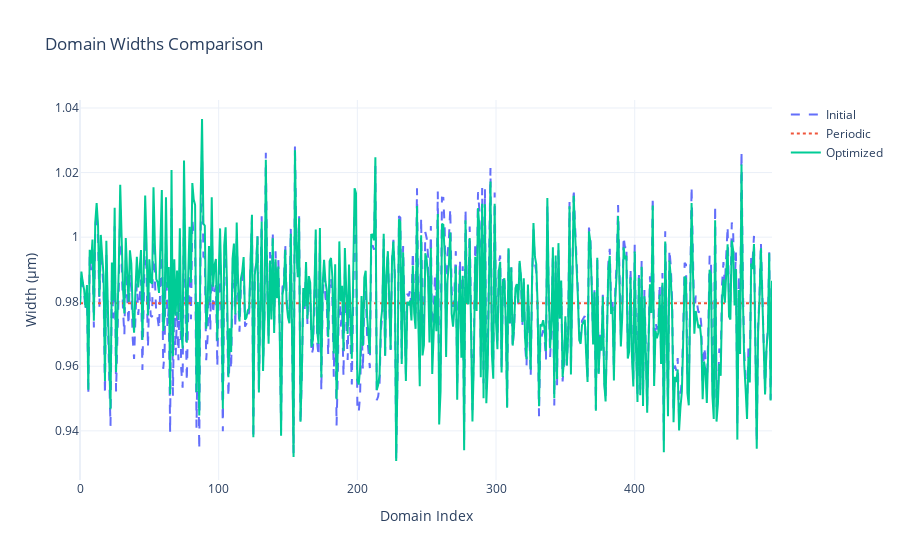
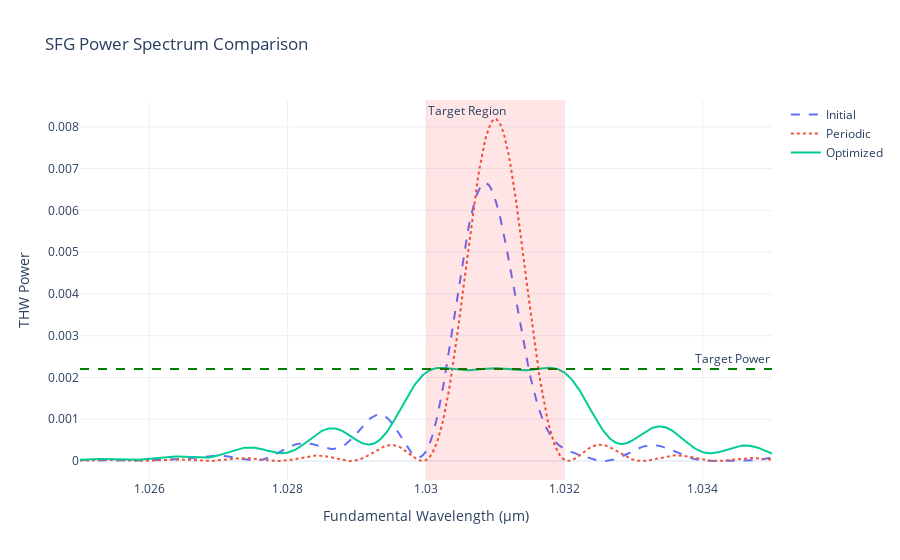
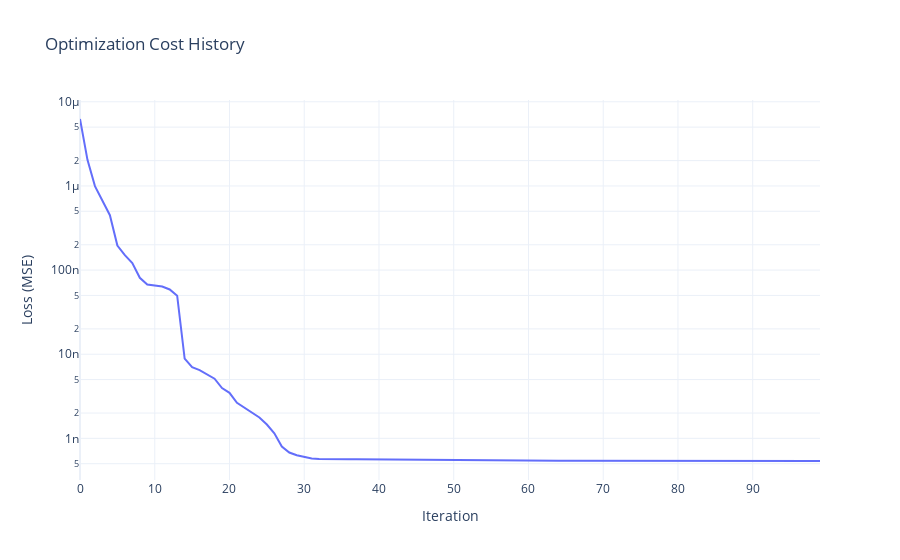

The cell these charts' notebook holds for them, in order:
### Code cell
# 3. Visualize optimization results
print("4. Visualizing optimization results...")
plot_domain_widths(initial_widths, optimized_widths, periodic_widths)
plot_thw_power_spectrum(initial_widths, optimized_widths, periodic_widths, sim_params, config)
plot_cost_history(loss_history)

### Figure 1 — Plotly figure (JSON) as saved in the notebook; plotly's stock layout.template omitted (floating-point values rounded to 4 significant figures; data arrays with more than 128 entries replaced by an {"elided": "..."} marker saying what was removed)
{"data": [{"line": {"dash": "dash"}, "mode": "lines", "name": "Initial", "type": "scatter", "y": {"elided": "500 float values"}}, {"line": {"dash": "dot"}, "mode": "lines", "name": "Periodic", "type": "scatter", "y": {"elided": "500 float values"}}, {"mode": "lines", "name": "Optimized", "type": "scatter", "y": {"elided": "500 float values"}}], "layout": {"title": {"text": "Domain Widths Comparison"}, "xaxis": {"title": {"text": "Domain Index"}}, "yaxis": {"title": {"text": "Width (μm)"}}}}

### Figure 2 — Plotly figure (JSON) as saved in the notebook; plotly's stock layout.template omitted (floating-point values rounded to 4 significant figures; data arrays with more than 128 entries replaced by an {"elided": "..."} marker saying what was removed)
{"data": [{"line": {"dash": "dash"}, "mode": "lines", "name": "Initial", "type": "scatter", "x": {"elided": "500 float values"}, "y": {"elided": "500 float values"}}, {"line": {"dash": "dot"}, "mode": "lines", "name": "Periodic", "type": "scatter", "x": {"elided": "500 float values"}, "y": {"elided": "500 float values"}}, {"mode": "lines", "name": "Optimized", "type": "scatter", "x": {"elided": "500 float values"}, "y": {"elided": "500 float values"}}], "layout": {"annotations": [{"showarrow": false, "text": "Target Power", "x": 1, "xanchor": "right", "xref": "x domain", "y": 0.0022, "yanchor": "bottom", "yref": "y"}, {"showarrow": false, "text": "Target Region", "x": 1.03, "xanchor": "left", "xref": "x", "y": 1, "yanchor": "top", "yref": "y domain"}], "shapes": [{"line": {"color": "green", "dash": "dash", "width": 2}, "type": "line", "x0": 0, "x1": 1, "xref": "x domain", "y0": 0.0022, "y1": 0.0022, "yref": "y"}, {"fillcolor": "red", "line": {"width": 0}, "opacity": 0.1, "type": "rect", "x0": 1.03, "x1": 1.032, "xref": "x", "y0": 0, "y1": 1, "yref": "y domain"}], "title": {"text": "SFG Power Spectrum Comparison"}, "xaxis": {"title": {"text": "Fundamental Wavelength (μm)"}}, "yaxis": {"title": {"text": "THW Power"}}}}

### Figure 3 — Plotly figure (JSON) as saved in the notebook; plotly's stock layout.template omitted (floating-point values rounded to 4 significant figures)
{"data": [{"mode": "lines", "name": "Loss", "type": "scatter", "y": [6.245e-06, 2.041e-06, 9.946e-07, 6.726e-07, 4.493e-07, 1.957e-07, 1.506e-07, 1.213e-07, 8.096e-08, 6.743e-08, 6.538e-08, 6.387e-08, 5.883e-08, 4.954e-08, 8.879e-09, 6.999e-09, 6.476e-09, 5.778e-09, 5.121e-09, 3.965e-09, 3.481e-09, 2.651e-09, 2.308e-09, 2.024e-09, 1.772e-09, 1.46e-09, 1.148e-09, 8.011e-10, 6.79e-10, 6.292e-10, 5.986e-10, 5.782e-10, 5.703e-10, 5.663e-10, 5.662e-10, 5.661e-10, 5.658e-10, 5.651e-10, 5.639e-10, 5.637e-10, 5.627e-10, 5.623e-10, 5.622e-10, 5.622e-10, 5.622e-10, 5.622e-10, 5.621e-10, 5.618e-10, 5.611e-10, 5.597e-10, 5.572e-10, 5.564e-10, 5.542e-10, 5.522e-10, 5.515e-10, 5.506e-10, 5.489e-10, 5.454e-10, 5.438e-10, 5.436e-10, 5.434e-10, 5.434e-10, 5.433e-10, 5.432e-10, 5.432e-10, 5.431e-10, 5.431e-10, 5.431e-10, 5.431e-10, 5.43e-10, 5.43e-10, 5.43e-10, 5.429e-10, 5.429e-10, 5.429e-10, 5.428e-10, 5.426e-10, 5.426e-10, 5.423e-10, 5.416e-10, 5.41e-10, 5.409e-10, 5.405e-10, 5.402e-10, 5.397e-10, 5.394e-10, 5.394e-10, 5.393e-10, 5.393e-10, 5.393e-10, 5.393e-10, 5.393e-10, 5.393e-10, 5.393e-10, 5.393e-10, 5.392e-10, 5.392e-10, 5.39e-10, 5.388e-10, 5.384e-10]}], "layout": {"title": {"text": "Optimization Cost History"}, "xaxis": {"title": {"text": "Iteration"}}, "yaxis": {"title": {"text": "Loss (MSE)"}, "type": "log"}}}
